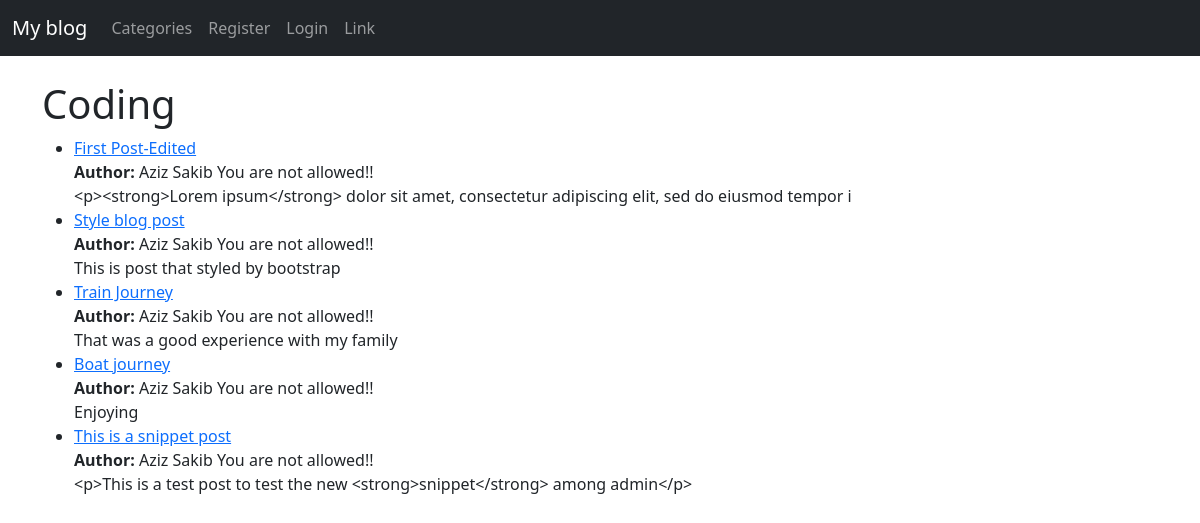
Screenshot of /category/coding with the database file from the repository.
### myBlog_site/models.py (models this page shows, shortened)
class Post(models.Model):
    title = models.CharField(max_length=120)
    header_image = models.ImageField(null=True,blank=True,upload_to="images/")
    title_tag = models.CharField(max_length=120)
    author = models.ForeignKey(User,on_delete=models.CASCADE)
    body = RichTextField(blank=True,null=True)
    post_date = models.DateField(auto_now_add=True)
    category = models.CharField(max_length=120,default='coding')
    snippet = models.CharField(max_length=120)
    likes = models.ManyToManyField(User,related_name='blog_posts')

### myBlog_site/views.py (the view)
# urls.py: path('category/<str:cats>',CategoryView,name="category"),
def CategoryView(request,cats):
    category_post = Post.objects.filter(category=cats.replace('-',' '))
    return render(request,'category.html',{'cats':cats.title().replace('-',' '),'category_post':category_post})

### myBlog_site/templates/category.html
{% extends 'base.html' %}
{% block content%}
{% if category_post%}
<h1>{{cats}}</h1>
<ul>
{% for post in category_post%}
<li>
    <a href ="{% url 'article_details' post.pk %}" >{{post.title}}</a><br/>
    <b>Author:</b> {{post.author.first_name}} {{post.author.last_name}}
    {% if user.is_authenticated%}
    <small><a href="{% url 'update_post' post.pk %}">Edit</a></small>
    <small><a href="{% url 'delete_post' post.pk %}">Delete</a></small>
    {% else %}
    You are not allowed!!
    {% endif %}
    <br/>
{{post.body|slice:":100"}}
</li>
{% endfor %}
</ul>
{% else %}
Sorry!! This page doesn't exist...
{% endif %}
{% endblock %}

### rows the page displays
Post: title "First Post-Edited", author.first_name "Aziz", author.last_name "Sakib", body "<p><strong>Lorem ipsum</strong> dolor sit amet, consectetur adipiscing elit, sed do eiusmod tempor i"
Post: title "Style blog post", author.first_name "Aziz", author.last_name "Sakib", body "This is post that styled by bootstrap"
Post: title "Train Journey", author.first_name "Aziz", author.last_name "Sakib", body "That was a good experience with my family"
Post: title "Boat journey", author.first_name "Aziz", author.last_name "Sakib", body "Enjoying"
Post: title "This is a snippet post", author.first_name "Aziz", author.last_name "Sakib", body "<p>This is a test post to test the new <strong>snippet</strong> among admin</p>"

### other values shown
{{ cats }} "Coding"
